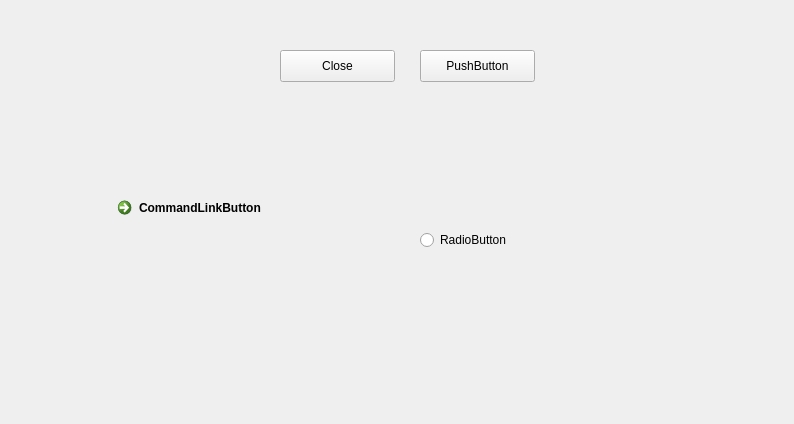
<?xml version="1.0" encoding="UTF-8"?>
<ui version="4.0">
 <class>Widget</class>
 <widget class="QWidget" name="Widget">
  <property name="geometry">
   <rect>
    <x>0</x>
    <y>0</y>
    <width>794</width>
    <height>424</height>
   </rect>
  </property>
  <property name="windowTitle">
   <string>Widget</string>
  </property>
  <widget class="QPushButton" name="pushButton">
   <property name="geometry">
    <rect>
     <x>280</x>
     <y>50</y>
     <width>115</width>
     <height>32</height>
    </rect>
   </property>
   <property name="text">
    <string>Close</string>
   </property>
  </widget>
  <widget class="QPushButton" name="pushButton_2">
   <property name="geometry">
    <rect>
     <x>420</x>
     <y>50</y>
     <width>115</width>
     <height>32</height>
    </rect>
   </property>
   <property name="text">
    <string>PushButton</string>
   </property>
  </widget>
  <widget class="QCommandLinkButton" name="commandLinkButton">
   <property name="geometry">
    <rect>
     <x>110</x>
     <y>190</y>
     <width>197</width>
     <height>41</height>
    </rect>
   </property>
   <property name="text">
    <string>CommandLinkButton</string>
   </property>
  </widget>
  <widget class="QRadioButton" name="radioButton">
   <property name="geometry">
    <rect>
     <x>420</x>
     <y>230</y>
     <width>102</width>
     <height>20</height>
    </rect>
   </property>
   <property name="text">
    <string>RadioButton</string>
   </property>
  </widget>
 </widget>
 <layoutdefault spacing="6" margin="11"/>
 <resources/>
 <connections>
  <connection>
   <sender>pushButton</sender>
   <signal>clicked()</signal>
   <receiver>Widget</receiver>
   <slot>close()</slot>
   <hints>
    <hint type="sourcelabel">
     <x>331</x>
     <y>63</y>
    </hint>
    <hint type="destinationlabel">
     <x>207</x>
     <y>44</y>
    </hint>
   </hints>
  </connection>
 </connections>
</ui>
